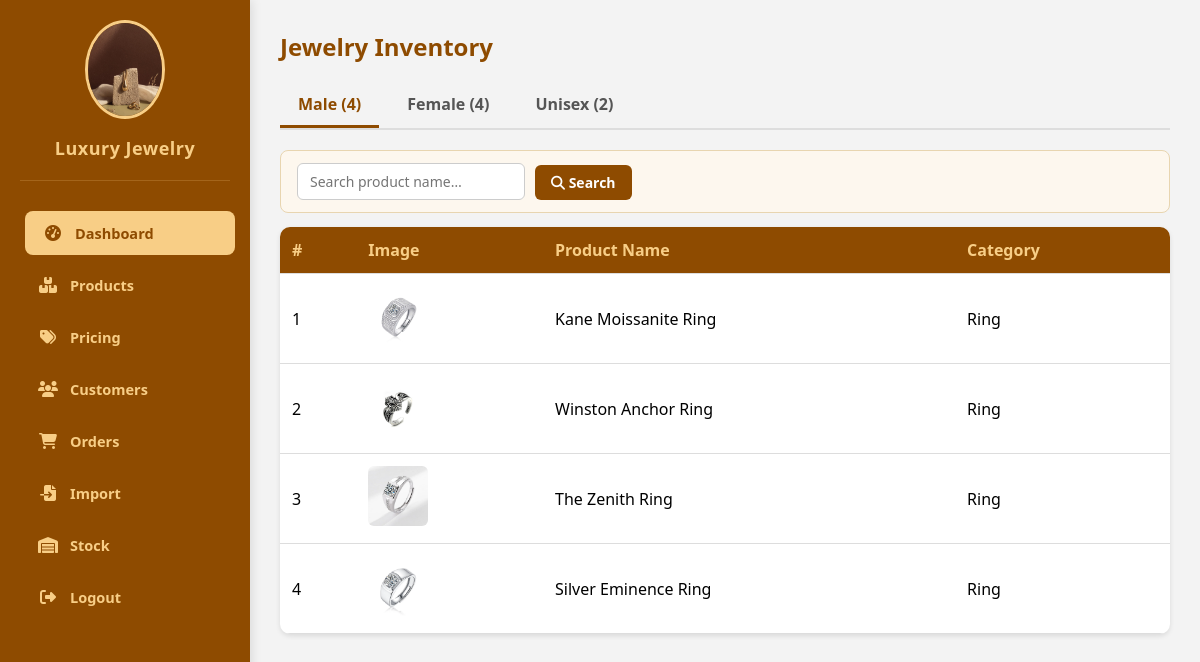
The page /admin/Administration_menu.php (signed in) on the database its author committed.
### tables this page shows
CREATE TABLE `products` (
  `id` varchar(50) NOT NULL,
  `name` varchar(255) DEFAULT NULL,
  `price` decimal(15,2) DEFAULT NULL,
  `image` varchar(255) DEFAULT NULL,
  `cost_price` decimal(15,2) DEFAULT 0.00,
  `profit_percent` int(11) DEFAULT 0,
  `stock` int(11) DEFAULT 0,
  `category` varchar(100) DEFAULT NULL,
  `gender` varchar(20) DEFAULT NULL,
  PRIMARY KEY (`id`)
);

### admin/Administration_menu.php (the view, shortened to what this page needs)
<?php
require_once '../config/config.php';
$prod_limit = 6;
$male_page   = isset($_GET['male_page'])   && is_numeric($_GET['male_page'])   ? max(1,(int)$_GET['male_page'])   : 1;
$female_page = isset($_GET['female_page']) && is_numeric($_GET['female_page']) ? max(1,(int)$_GET['female_page']) : 1;
$unisex_page = isset($_GET['unisex_page']) && is_numeric($_GET['unisex_page']) ? max(1,(int)$_GET['unisex_page']) : 1;
$male_name   = isset($_GET['male_name'])   ? trim($_GET['male_name'])   : '';
$female_name = isset($_GET['female_name']) ? trim($_GET['female_name']) : '';
$unisex_name = isset($_GET['unisex_name']) ? trim($_GET['unisex_name']) : '';
function fetchProducts($conn, $gender, $search_name, $page, $limit) {
    $offset = ($page - 1) * $limit;
    $where  = "WHERE gender = '" . $conn->real_escape_string($gender) . "'";
    $rows  = [];
    $r     = $conn->query("SELECT id, name, image, category, gender FROM products $where ORDER BY id ASC LIMIT $offset, $limit");
    if ($r) while ($row = $r->fetch_assoc()) $rows[] = $row;
    $cnt   = $conn->query("SELECT COUNT(id) AS total FROM products $where");
    $total = $cnt ? (int)$cnt->fetch_assoc()['total'] : 0;
    $pages = max(1, (int)ceil($total / $limit));
    return [$rows, $total, $pages];
}
[$male_products,   $male_total,   $male_pages]   = fetchProducts($conn, 'Male',   $male_name,   $male_page,   $prod_limit);
[$female_products, $female_total, $female_pages] = fetchProducts($conn, 'Female', $female_name, $female_page, $prod_limit);
[$unisex_products, $unisex_total, $unisex_pages] = fetchProducts($conn, 'Unisex', $unisex_name, $unisex_page, $prod_limit);
?>
<!DOCTYPE html>
<html lang="en">
<head>
  <link rel="stylesheet" href="admin_function.css">
  <link rel="stylesheet" href="https://cdnjs.cloudflare.com/ajax/libs/font-awesome/6.4.0/css/all.min.css">
</head>
<body>
<?php include 'sidebar_include.php'; ?>
  <div class="content">
    <section id="products" class="section">
      <header><h1>Jewelry Inventory</h1></header>
      <div class="tabs">
        <div class="tab active" data-tab="tab1">Male (<?php echo $male_total; ?>)</div>
        <div class="tab" data-tab="tab2">Female (<?php echo $female_total; ?>)</div>
        <div class="tab" data-tab="tab3">Unisex (<?php echo $unisex_total; ?>)</div>
      </div>
      <div class="product-list">
        <div class="tab-content active" id="tab1">
          <form class="tab-search" method="GET" action="Administration_menu.php">
            <input type="text" name="male_name" placeholder="Search product name…" value="<?php echo htmlspecialchars($male_name); ?>">
            <button type="submit"><i class="fas fa-search"></i> Search</button>
          </form>
          <table>
            <thead><tr><th>#</th><th>Image</th><th>Product Name</th><th>Category</th></tr></thead>
            <tbody>
              <?php if (empty($male_products)): ?>
              <tr><td colspan="4" style="text-align:center;color:#888;padding:20px;">No products found.</td></tr>
              <?php else: ?>
              <?php foreach ($male_products as $i => $p): ?>
              <tr>
                <td><?php echo ($male_page-1)*$prod_limit + $i + 1; ?></td>
                <td>
                  <?php if (!empty($p['image'])): ?>
                    <img src="../images/<?php echo htmlspecialchars($p['image']); ?>" class="product-img"
                         onerror="this.style.display='none';this.nextElementSibling.style.display='inline-flex';">
                  <?php else: ?><span class="no-image">No img</span><?php endif; ?>
                </td>
                <td><?php echo htmlspecialchars($p['name']); ?></td>
                <td><?php echo htmlspecialchars($p['category']); ?></td>
              </tr>
              <?php endforeach; endif; ?>
            </tbody>
          </table>
        </div>
      </div>
    </section>
  </div>
</body>
</html>

### admin/admin_function.css (style rules this page uses)
* { margin: 0; padding: 0; box-sizing: border-box; font-family: "Segoe UI", sans-serif; }
body { display: flex; min-height: 100vh; background-color: #f3f3f3; }
.content { flex: 1; padding: 30px; margin-left: 250px; }
.section { display: none; animation: fadeIn 0.4s ease; }
.section:target, .section:first-of-type { display: block; }
header h1 { color: #8e4b00; margin-bottom: 20px; }
table { width: 100%; border-collapse: collapse; background: white; border-radius: 10px; overflow: hidden; box-shadow: 0 2px 5px rgba(0, 0, 0, 0.1); }
th, td { padding: 12px; text-align: left; border-bottom: 1px solid #ddd; }
th { background-color: #8e4b00; color: #f8ce86; }
.tabs { display: flex; gap: 10px; margin-bottom: 20px; border-bottom: 2px solid #ddd; }
.tab { padding: 10px 18px; font-weight: 600; color: #555; cursor: pointer; border-bottom: 3px solid transparent; transition: all 0.3s ease; }
.tab.active { color: #8e4b00; border-bottom-color: #8e4b00; }
.tab-content { display: none; animation: fadeIn 0.3s ease; }
.tab-content.active { display: block; }

### admin/Administration_menu.php (style rules this page uses)
.product-img { border-radius:6px; object-fit:cover; width:60px; height:60px; }
.tab-search { display:flex; gap:10px; align-items:flex-end; flex-wrap:wrap; background:#fdf7ee; border:1px solid #e8d5b0; border-radius:8px; padding:12px 16px; margin-bottom:14px; }
.tab-search input { padding:8px 12px; border:1px solid #ccc; border-radius:6px; font-size:14px; }
.tab-search button { padding:8px 16px; border:none; border-radius:6px; cursor:pointer; font-size:14px; font-weight:600; background:#8e4b00; color:#fff; }

### rows shown on the page
products: i "1", image (picture), name "Kane Moissanite Ring", category "Ring"
products: i "2", image (picture), name "Winston Anchor Ring", category "Ring"
products: i "3", image (picture), name "The Zenith Ring", category "Ring"
products: i "4", image (picture), name "Silver Eminence Ring", category "Ring"

### other values the page prints
$male_total "4"
$female_total "4"
$unisex_total "2"
